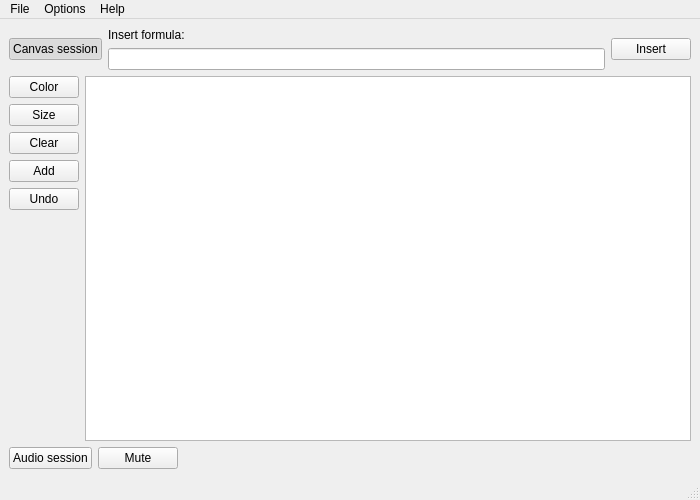
<?xml version="1.0" encoding="UTF-8"?>
<ui version="4.0">
 <class>wnd_main</class>
 <widget class="QMainWindow" name="wnd_main">
  <property name="geometry">
   <rect>
    <x>0</x>
    <y>0</y>
    <width>700</width>
    <height>500</height>
   </rect>
  </property>
  <property name="minimumSize">
   <size>
    <width>700</width>
    <height>500</height>
   </size>
  </property>
  <property name="windowTitle">
   <string>E-learning</string>
  </property>
  <property name="toolTip">
   <string/>
  </property>
  <property name="whatsThis">
   <string/>
  </property>
  <widget class="QWidget" name="centralwidget">
   <layout class="QHBoxLayout" name="horizontalLayout_4">
    <item>
     <layout class="QVBoxLayout" name="vlt_all">
      <item>
       <layout class="QHBoxLayout" name="hlt_canvas_session_formula">
        <item>
         <widget class="QPushButton" name="btn_canvas_session">
          <property name="text">
           <string>Canvas session</string>
          </property>
          <property name="checkable">
           <bool>true</bool>
          </property>
          <property name="checked">
           <bool>true</bool>
          </property>
          <property name="autoDefault">
           <bool>false</bool>
          </property>
          <property name="default">
           <bool>false</bool>
          </property>
          <property name="flat">
           <bool>false</bool>
          </property>
         </widget>
        </item>
        <item>
         <layout class="QVBoxLayout" name="vlt_formula">
          <item>
           <widget class="QLabel" name="lab_insert_formula">
            <property name="text">
             <string>Insert formula:</string>
            </property>
           </widget>
          </item>
          <item>
           <widget class="QLineEdit" name="eln_insert_formula"/>
          </item>
         </layout>
        </item>
        <item>
         <widget class="QPushButton" name="btn_insert_formula">
          <property name="text">
           <string>Insert</string>
          </property>
         </widget>
        </item>
       </layout>
      </item>
      <item>
       <layout class="QHBoxLayout" name="hlt_canvas_menu_buttons">
        <item>
         <layout class="QVBoxLayout" name="vlt_menu_buttons">
          <item>
           <widget class="QPushButton" name="btn_color">
            <property name="maximumSize">
             <size>
              <width>70</width>
              <height>16777215</height>
             </size>
            </property>
            <property name="text">
             <string>Color</string>
            </property>
            <property name="checkable">
             <bool>false</bool>
            </property>
           </widget>
          </item>
          <item>
           <widget class="QPushButton" name="btn_size">
            <property name="maximumSize">
             <size>
              <width>70</width>
              <height>16777215</height>
             </size>
            </property>
            <property name="text">
             <string>Size</string>
            </property>
           </widget>
          </item>
          <item>
           <widget class="QPushButton" name="btn_clear">
            <property name="maximumSize">
             <size>
              <width>70</width>
              <height>16777215</height>
             </size>
            </property>
            <property name="text">
             <string>Clear</string>
            </property>
           </widget>
          </item>
          <item>
           <widget class="QPushButton" name="btn_add">
            <property name="maximumSize">
             <size>
              <width>70</width>
              <height>16777215</height>
             </size>
            </property>
            <property name="text">
             <string>Add</string>
            </property>
           </widget>
          </item>
          <item>
           <widget class="QPushButton" name="btn_undo">
            <property name="maximumSize">
             <size>
              <width>70</width>
              <height>16777215</height>
             </size>
            </property>
            <property name="text">
             <string>Undo</string>
            </property>
           </widget>
          </item>
          <item>
           <spacer name="vsr_menu_buttons">
            <property name="orientation">
             <enum>Qt::Vertical</enum>
            </property>
            <property name="sizeHint" stdset="0">
             <size>
              <width>20</width>
              <height>40</height>
             </size>
            </property>
           </spacer>
          </item>
         </layout>
        </item>
        <item>
         <widget class="QGraphicsView" name="graphicsView"/>
        </item>
       </layout>
      </item>
      <item>
       <layout class="QHBoxLayout" name="hlt_audio_save">
        <item>
         <widget class="QPushButton" name="btn_audio_session">
          <property name="text">
           <string>Audio session</string>
          </property>
          <property name="checkable">
           <bool>true</bool>
          </property>
         </widget>
        </item>
        <item>
         <widget class="QPushButton" name="btn_mute">
          <property name="text">
           <string>Mute</string>
          </property>
          <property name="checkable">
           <bool>true</bool>
          </property>
         </widget>
        </item>
        <item>
         <spacer name="vsr_audio_save">
          <property name="orientation">
           <enum>Qt::Horizontal</enum>
          </property>
          <property name="sizeHint" stdset="0">
           <size>
            <width>40</width>
            <height>20</height>
           </size>
          </property>
         </spacer>
        </item>
       </layout>
      </item>
     </layout>
    </item>
   </layout>
  </widget>
  <widget class="QMenuBar" name="menubar">
   <property name="geometry">
    <rect>
     <x>0</x>
     <y>0</y>
     <width>700</width>
     <height>26</height>
    </rect>
   </property>
   <widget class="QMenu" name="men_options">
    <property name="title">
     <string>Options</string>
    </property>
    <addaction name="act_color"/>
    <addaction name="act_size"/>
    <addaction name="act_clear"/>
    <addaction name="act_add"/>
    <addaction name="act_undo"/>
    <addaction name="separator"/>
    <addaction name="act_settings"/>
   </widget>
   <widget class="QMenu" name="men_help">
    <property name="title">
     <string>Help</string>
    </property>
   </widget>
   <widget class="QMenu" name="men_file">
    <property name="title">
     <string>File</string>
    </property>
    <widget class="QMenu" name="men_save_as">
     <property name="title">
      <string>Save As</string>
     </property>
     <addaction name="act_jpg"/>
     <addaction name="act_bmp"/>
    </widget>
    <addaction name="men_save_as"/>
   </widget>
   <addaction name="men_file"/>
   <addaction name="men_options"/>
   <addaction name="men_help"/>
  </widget>
  <widget class="QStatusBar" name="stb_main"/>
  <action name="act_color">
   <property name="text">
    <string>Color</string>
   </property>
   <property name="shortcut">
    <string>C</string>
   </property>
  </action>
  <action name="act_size">
   <property name="text">
    <string>Size</string>
   </property>
   <property name="shortcut">
    <string>S</string>
   </property>
  </action>
  <action name="act_add">
   <property name="text">
    <string>Add</string>
   </property>
   <property name="shortcut">
    <string>A</string>
   </property>
  </action>
  <action name="act_undo">
   <property name="text">
    <string>Undo</string>
   </property>
   <property name="shortcut">
    <string>U</string>
   </property>
  </action>
  <action name="act_settings">
   <property name="text">
    <string>Settings</string>
   </property>
   <property name="shortcut">
    <string>S</string>
   </property>
  </action>
  <action name="act_clear">
   <property name="text">
    <string>Clear</string>
   </property>
   <property name="shortcut">
    <string>L</string>
   </property>
  </action>
  <action name="act_jpg">
   <property name="text">
    <string>.jpg</string>
   </property>
  </action>
  <action name="act_bmp">
   <property name="text">
    <string>.bmp</string>
   </property>
  </action>
 </widget>
 <tabstops>
  <tabstop>btn_canvas_session</tabstop>
  <tabstop>eln_insert_formula</tabstop>
  <tabstop>btn_insert_formula</tabstop>
  <tabstop>btn_color</tabstop>
  <tabstop>btn_size</tabstop>
  <tabstop>btn_clear</tabstop>
  <tabstop>btn_add</tabstop>
  <tabstop>btn_undo</tabstop>
  <tabstop>btn_audio_session</tabstop>
  <tabstop>btn_mute</tabstop>
  <tabstop>graphicsView</tabstop>
 </tabstops>
 <resources/>
 <connections/>
</ui>
